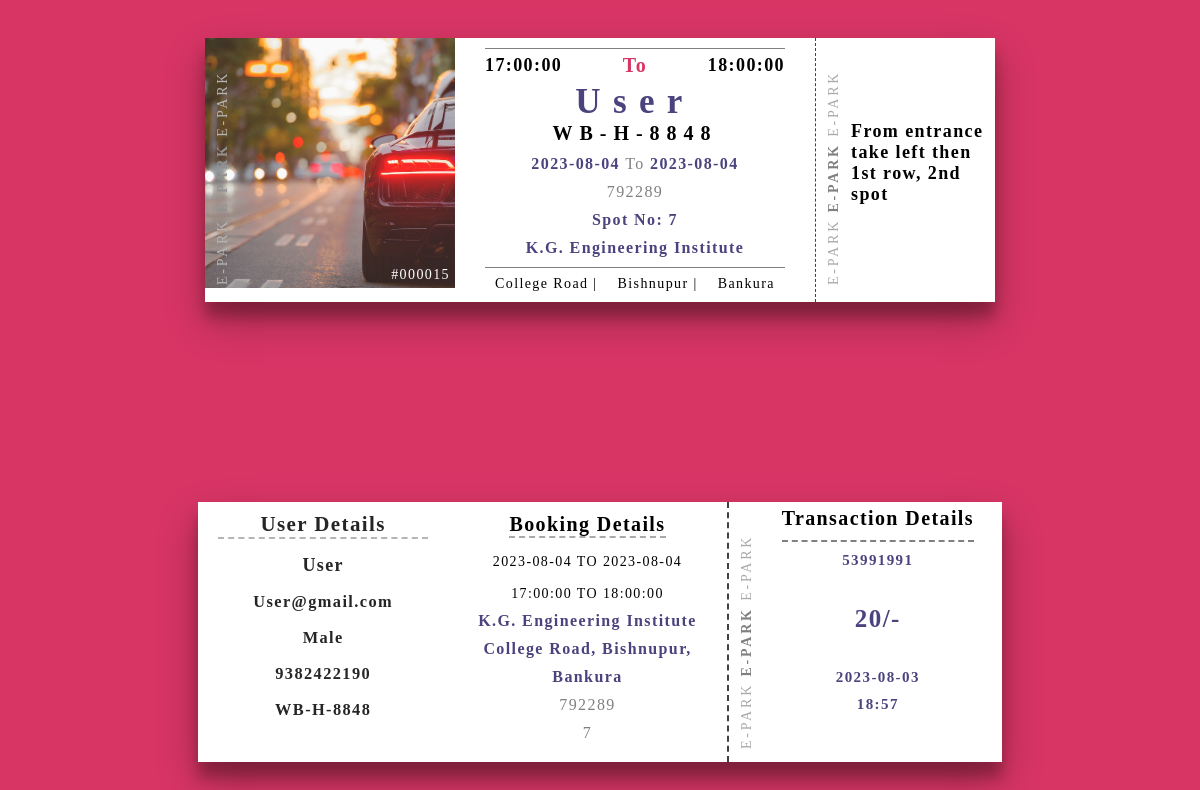
The app's page /ticketmail.php?bid=37 with its own data.
### tables this page shows
CREATE TABLE `booking` (
  `bid` int(11) NOT NULL,
  `userid` int(11) NOT NULL,
  `pid` int(11) NOT NULL,
  `carid` int(11) NOT NULL,
  `spotno` varchar(5) NOT NULL,
  `ticket` varchar(10) NOT NULL,
  `dstart` date NOT NULL,
  `dend` date NOT NULL,
  `tstart` time NOT NULL,
  `tend` time NOT NULL
);

CREATE TABLE `user` (
  `userid` int(11) NOT NULL,
  `user` varchar(20) NOT NULL,
  `email` varchar(50) NOT NULL,
  `pass` varchar(10) NOT NULL,
  `ph` varchar(13) NOT NULL,
  `gender` enum('Male','Female','Other') NOT NULL,
  `address` varchar(60) NOT NULL,
  `resettoken` varchar(50) DEFAULT NULL,
  `tokenexpire` date DEFAULT NULL
);

CREATE TABLE `parking` (
  `pid` int(11) NOT NULL,
  `userid` int(11) NOT NULL,
  `pname` varchar(50) NOT NULL,
  `place` varchar(20) NOT NULL,
  `city` varchar(20) NOT NULL,
  `dist` varchar(20) NOT NULL,
  `number` int(5) NOT NULL,
  `fare` varchar(10) NOT NULL,
  `visibility` enum('0','1') NOT NULL DEFAULT '0'
);

CREATE TABLE `route` (
  `spotno` int(11) NOT NULL,
  `route` varchar(100) NOT NULL
);

CREATE TABLE `payment` (
  `tid` int(11) NOT NULL,
  `bid` int(11) NOT NULL,
  `amount` int(11) NOT NULL,
  `date` date NOT NULL,
  `time` varchar(10) NOT NULL
);

### ticketmail.php (the view, shortened to what this page needs)
<?php
include "base.php";
$bid = $_GET['bid'];
$sql_booking = "select * from `booking` where `bid`='$bid'";
$val_booking = mysqli_fetch_assoc(mysqli_query($con, $sql_booking));
$dstart = $val_booking['dstart'];
$dend = $val_booking['dend'];
$tstart = $val_booking['tstart'];
$tend = $val_booking['tend'];
$pid = $val_booking['pid'];
$userid = $val_booking['userid'];
$spotno = $val_booking['spotno'];
$ticket = $val_booking['ticket'];
$sql_user = "select * from `user` where `userid`='$userid'";
$val_user = mysqli_fetch_assoc(mysqli_query($con, $sql_user));
$user = $val_user['user'];
$email = $val_user['email'];
$gender = $val_user['gender'];
$ph = $val_user['ph'];
$sql_parking = "select * from `parking` where `pid`='$pid'";
$val_parking = mysqli_fetch_assoc(mysqli_query($con, $sql_parking));
$pname = $val_parking['pname'];
$place = $val_parking['place'];
$city = $val_parking['city'];
$dist = $val_parking['dist'];
$sql_payment = "select * from `payment` where `bid`='$bid'";
$val_pay = mysqli_fetch_assoc(mysqli_query($con, $sql_payment));
$tid = $val_pay['tid'];
$amount = $val_pay['amount'];
$date = $val_pay['date'];
$time = $val_pay['time'];
$sql_route="select * from `route` where `spotno`='$spotno'";
$val_route=mysqli_fetch_assoc(mysqli_query($con, $sql_route));
$route=$val_route['route'];
?>
<!DOCTYPE html>
<html lang="en">
<head>
    <link rel="stylesheet" href="CSS/ticketmailfront.css?v=<?php echo time(); ?>">
    <link rel="stylesheet" href="CSS/ticketmailback.css?v=<?php echo time(); ?>">
</head>
<body>
    <div class="ticket">
        <div class="left">
            <div class="image">
                <p class="E-PARK">
                    <span>E-PARK</span>
                    <span>E-PARK</span>
                    <span>E-PARK</span>
                </p>
                <div class="ticket-number">
                    <p>#000015</p>
                </div>
            </div>
            <div class="ticket-info">
                <p class="date">
                    <span>
                        <?php echo $tstart; ?>
                    </span>
                    <span class="to">To</span>
                    <span>
                        <?php echo $tend; ?>
                    </span>
                </p>
                <div class="user-details">
                    <h3>
                        <?php echo $user; ?>
                    </h3>
                    <h4>WB-H-8848</h4>
                </div>
                <div class="time">
                    <p>
                        <?php echo $dstart; ?><span> To </span>
                        <?php echo $dend; ?>
                    </p>
                    <span>
                        <?php echo $ticket; ?>
                    </span>
                    <p>
                        <label for="spotno">Spot No:</label>
                        <?php echo $spotno; ?>
                    </p>
                    <p>
                        <?php echo $pname; ?>
                    </p>
                </div>
                <p class="location">
                    <span>
                        <?php echo $place; ?> |
                    </span>
                    <span>
                        <?php echo $city; ?> |
                    </span>
                    <span>
                        <?php echo $dist; ?>
                    </span>
                </p>
            </div>
        </div>
        <div class="right">
            <p class="E-PARK">
                <span>E-PARK</span>
                <span>E-PARK</span>
                <span>E-PARK</span>
            </p>
            <div class="right-info-container">
                <div class="show-name">
                    <h1>
                        <?php echo $route; ?>
                    </h1>
                </div>
            </div>
        </div>
    </div>
    <br>
    <br>
    <br>
    <div class="ticket">
        <div class="left">
            <div class="back-user-details">
                <h2 id="udh">User Details</h2>
                <br>
                <h3 id="h3">
                    <?php echo $user; ?>
                </h3>
                <br>
                <h3>
                    <?php echo $email; ?>
                </h3>
                <br>
                <h3>
                    <?php echo $gender; ?>
                </h3>
                <br>
                <h3>
                    <?php echo $ph; ?>
                </h3>
                <br>
                <h3>WB-H-8848</h3>
            </div>
            <div class="back-booking-details">
                <p class="date">
                <h3 id="bdh">Booking Details</h3>
                </p>
                <div class="booking-details">
                    <br>
                    <p>
                        <?php echo $dstart; ?><span> TO </span>
                        <?php echo $dend; ?>
                    </p>
                    <br>
                    <p>
                        <?php echo $tstart; ?><span> TO </span>
                        <?php echo $tend; ?>
                    </p>
                </div>
                <div class="time">
                    <p>
                        <?php echo $pname; ?>
                    </p>
                    <p>
                        <?php echo $place . ", " . $city . ", "; ?>
                    </p>
                    <p>
                        <?php echo $dist;
                        ; ?>
                    </p>
                    <span>
                        <?php echo $ticket; ?>
                    </span>
                    <span>
                        <?php echo $spotno; ?>
                    </span>
                </div>
            </div>
        </div>
        <div class="back-right">
            <p class="E-PARK">
                <span>E-PARK</span>
                <span>E-PARK</span>
                <span>E-PARK</span>
            </p>
            <div class="back-transaction-details">
                <div class="show-name">
                    <h1>Transaction Details</h1>
                </div>
                <div class="time">
                    <p>
                        <?php echo $tid; ?>
                    </p>
                    <br>
                    <p id="f">
                        <?php echo $amount . "/-"; ?>
                    </p>
                    <br>
                    <p>
                        <?php echo $date; ?>
                    </p>
                    <p>
                        <?php echo $time ?>
                    </p>
                </div>
            </div>
        </div>
    </div>
</body>
</html>

### css/ticketmailfront.css (style rules this page uses)
* { margin: 0; padding: 0; box-sizing: border-box; }
body, html { height: 100vh; display: grid; font-family: cursive; background: #d83565; color: black; font-size: 14px; letter-spacing: 0.1em; }
.ticket { margin: auto; display: flex; background: white ; box-shadow: rgba(0, 0, 0, 0.3) 0px 19px 38px, rgba(0, 0, 0, 0.22) 0px 15px 12px; }
.left { display: flex; }
.image { height: 250px; width: 250px; background-image: url(../Image/car1.jpg); background-size: cover; opacity: .85; background-repeat: no-repeat; }
.E-PARK { position: absolute; color: darkgray; height: 280px; padding: 0px 10px; letter-spacing: 0.20EM; text-align: center; justify-content: space-around; writing-mode: vertical-rl; transform: rotate(-180deg); }
.E-PARK span:nth-child(2) { color: grey; font-weight: 700; }
.left .ticket-number { height: 250px; width: 250px; display: flex; justify-content: flex-end; align-items: flex-end; padding: 5px; color: white; }
.ticket-info { padding: 10px 30px; display: flex; flex-direction: column; text-align: center; justify-content: space-between; align-items: center; }
.date { border-top: 1px solid grey; padding: 5px 0px; font-weight: 700; display: flex; align-items: center; justify-content: space-around; }
.date span { width: 100px; font-size: 18px; }
.date span:first-child { text-align: left; }
.date span:last-child { text-align: right; }
.date .to { font-size: 20px; color: #d83565; }
.user-details { font-size: 30px; font-family: cursive; }
.user-details h3 { font-weight: 700; letter-spacing: 0.35em; color: #4a437e; }
.user-details h4 { font-size: 20px; font-weight: 700; letter-spacing: 0.35em; color: black; }
.time { padding: 10px 0px; text-align: center; display: flex; color: #4a437e; flex-direction: column; gap: 10px; font-weight: 700; }
.time span { font-weight: 400; color: grey; }
.left .time { font-size: 16px; }
.location { display: flex; justify-content: space-around; align-items: center; width: 100%; padding-top: 8px; border-top: 1px solid grey; }
.right { width: 180px; border-left: 1px dashed #404040; }
.right .E-PARK { color: darkgrey; }
.right .E-PARK span:nth-child(2) { color: grey; }
.right .right-info-container { height: 250px; padding: 10px 10px 10px 35px; display: flex; flex-direction: column; align-items: center; justify-content: space-around; }
.right .show-name h1 { font-size: 18px; }

### css/ticketmailback.css (style rules this page uses)
.left { display: flex; }
.back-user-details { height: 250px; width: 250px; opacity: .85; text-align: center; padding: 10px 20px 10px 20px; }
.back-user-details #udh { border-bottom: 2px dashed darkgrey; text-align: center; }
.back-user-details #h3 { font-size: 18px; }
.back-booking-details { padding: 0px 30px 10px 30px; display: flex; flex-direction: column; text-align: center; justify-content: space-between; align-items: center; }
.back-booking-details #bdh { border-bottom: 2px dashed darkgrey; text-align: center; font-size: 20px; }
.back-right .back-transaction-details { height: 260px; padding: 5px 10px 10px 35px; display: flex; flex-direction: column; align-items: center; }
.back-right { width: 275px; border-left: 2px dashed #404040; }
.back-right .E-PARK { color: darkgrey; }
.back-right .E-PARK span:nth-child(2) { color: grey; }
.back-right .show-name h1 { font-size: 20px; border-bottom: 2px dashed grey; padding-bottom: 10px; }
.back-transaction-details p { font-size: 15px; }
#f { font-size: 25px; }

### records on screen
booking: tstart "17:00:00", tend "18:00:00", dstart "2023-08-04", dend "2023-08-04", ticket "792289", spotno "7"
user: user "User", email "User@gmail.com", gender "Male", ph "9382422190"
parking: pname "K.G. Engineering Institute", place "College Road", city "Bishnupur", dist "Bankura"
route: route "From entrance take left then 1st row, 2nd spot"
payment: tid "53991991", amount "20", date "2023-08-03", time "18:57"
